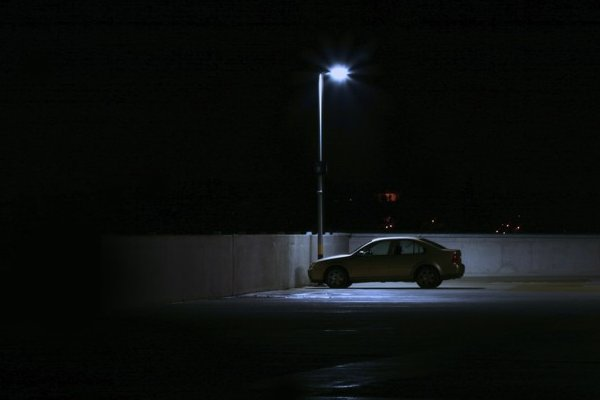
#> input picture python3/images/car.jpg, 600 x 400 px, given in place of the camera
$ python camshift.py
#> lines starting #> are read from the running program, lines starting #| are printed output that depends on the picture; after the words box and inside, x2 and y2 are one past the last pixel; in counts of white or black regions, pixels touching at a corner belong together
import cv2
import numpy as np

cap = cv2.VideoCapture(0)

for i in range(10):
    success, frame = cap.read()
#> this loop made 10 passes
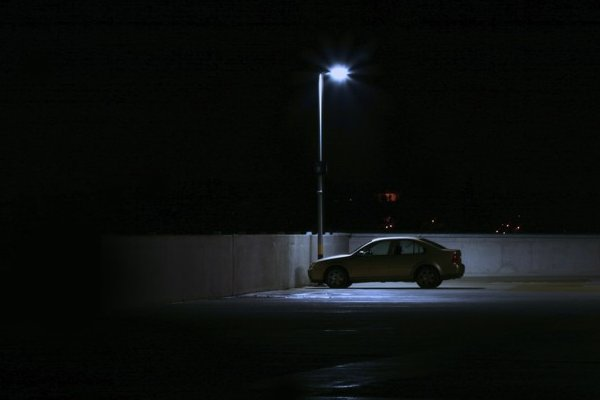
#> input picture python3/images/car.jpg, 600 x 400 px, given in place of the camera
if not success:
    exit(1)

frame_h, frame_w = frame.shape[:2]
#> frame_h = 400; frame_w = 600
w = frame_w // 8
#> w = 75
h = frame_h // 8
#> h = 50
x = frame_w // 2 - w // 2
#> x = 263
y = frame_h // 2 - h // 2
#> y = 175
track_window = (x, y, w, h)
#> track_window = (263, 175, 75, 50)

roi = frame[y:y+h, x:x+w]
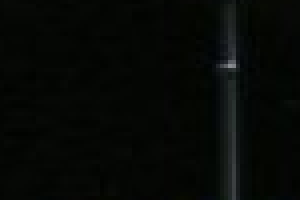
#> roi: shape (50, 75, 3) (shown 4 times larger); mean B, G, R 5.6, 8.4, 6
hsv_roi = cv2.cvtColor(roi, cv2.COLOR_BGR2HSV)
#> hsv_roi: shape (50, 75, 3); mean H, S, V 53.5, 125.9, 8.5

mask = None
roi_hist = cv2.calcHist([hsv_roi], [0], mask, [180], [0, 180])
#> roi_hist = 180 values, max 2465 at index 50, min 0 at index 1, mean 20.83

cv2.normalize(roi_hist, roi_hist, 0, 255, cv2.NORM_MINMAX)

tern_crit = (cv2.TERM_CRITERIA_COUNT | cv2.TERM_CRITERIA_EPS, 10, 1)

success, frame = cap.read()
#> frame is the input picture: shape (400, 600, 3); mean B, G, R 12.9, 14.2, 11.5
while success:
    hsv = cv2.cvtColor(frame, cv2.COLOR_BGR2HSV)
#> hsv: shape (400, 600, 3); mean H, S, V 58.8, 105.7, 15.5
    back_proj = cv2.calcBackProject([hsv], [0], roi_hist, [0, 180], 1)
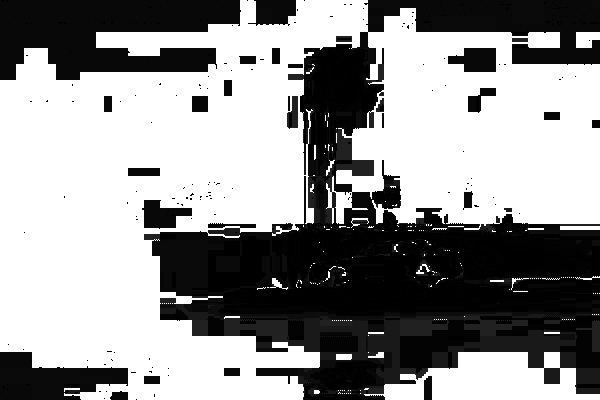
#> back_proj: shape (400, 600); min 0, max 255, mean 148.8
    rotated_rect, track_window = cv2.CamShift(back_proj, track_window, tern_crit)
#> rotated_rect = ((263.5, 194.5), (77.2, 103.2), 92.07); track_window = (211, 155, 105, 79)

    box_points = cv2.boxPoints(rotated_rect)
#> box_points = [[213.3, 154.1], [316.5, 157.8], [313.7, 234.9], [210.5, 231.2]]
    box_points = np.int64(box_points)
#> box_points = [[213, 154], [316, 157], [313, 234], [210, 231]]
    cv2.polylines(frame, [box_points], True, (255, 0, 0), 2)
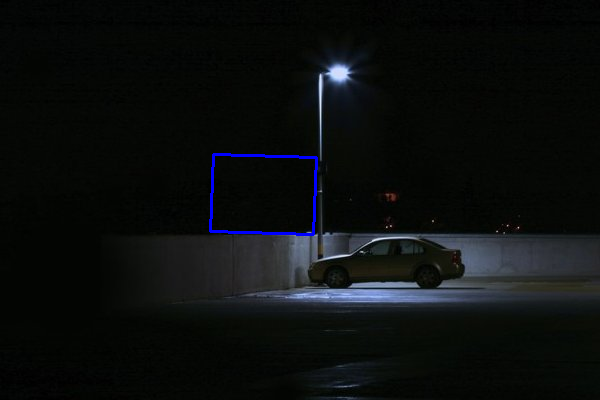
#> frame: shape (400, 600, 3); 0.45% of pixels changed, all inside (x1, y1, x2, y2) = (209, 153, 318, 236)

    cv2.imshow('back-projection', back_proj)
    cv2.imshow('meanshift', frame)

    k = cv2.waitKey(1)
#> (key Esc is pressed here)
    if k == 27:
        break

    success, frame = cap.read()
